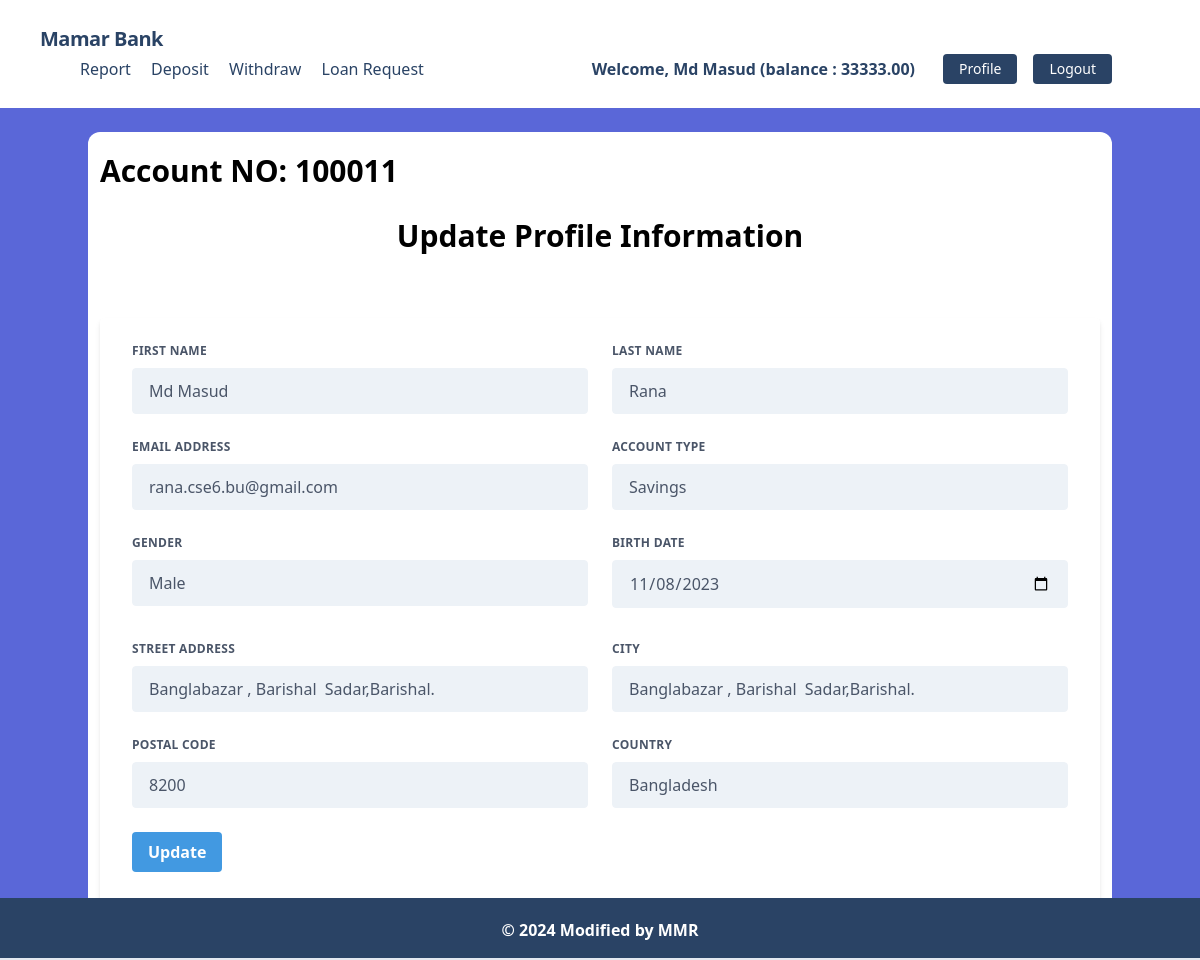
The app's page /accounts/profile/ (signed in) with its own data.
### accounts/models.py (models this page shows, shortened)
class UserBankAccount(models.Model):
    user = models.OneToOneField(User, related_name='account', on_delete=models.CASCADE)
    account_type = models.CharField(max_length=10, choices=ACCOUNT_TYPE)
    account_no = models.IntegerField(unique=True) # account no duijon user er kokhono same hobe na
    birth_date = models.DateField(null=True, blank=True)
    gender = models.CharField(max_length=10, choices=GENDER_TYPE)
    initial_deposite_date = models.DateField(auto_now_add=True)
    balance = models.DecimalField(default=0, max_digits=12, decimal_places=2) # ekjon user 12 digit obdi taka rakhte parbe, dui doshomik ghor obdi rakhte parben 1000.50

class UserAddress(models.Model):
    user = models.OneToOneField(User, related_name='address', on_delete=models.CASCADE)
    street_address = models.CharField(max_length=100)
    city = models.CharField(max_length= 100)
    postal_code = models.IntegerField()
    country = models.CharField(max_length=100)

### accounts/views.py (the view, shortened to what this page needs)
# urls.py: path('profile/', UserBankAccountUpdateView.as_view(), name='profile' )
class UserBankAccountUpdateView(View):
    template_name = 'accounts/profile.html'
    def get(self, request):
        form = UserUpdateForm(instance=request.user)
        return render(request, self.template_name, {'form': form})

### accounts/templates/accounts/profile.html (shortened to what this page needs)
{% extends 'base.html' %} {% load static %} {% block head_title %}Banking System{% endblock %} {% block content %}
<div class="bg-white px-3 py-4 rounded-xl my-6">
    <h4 class="font-bold text-3xl text-left pb-5">Account NO: {{request.user.account.account_no}}</h4>
    <h1 class="font-bold text-3xl text-center pb-5">Update Profile Information</h1>
    <div class="w-full mt-10">
        <form method="post" class="bg-white shadow-md rounded px-8 pt-6 pb-8 mb-4">
            <div class="flex flex-wrap -mx-3 mb-6">
                <div class="w-full md:w-1/2 px-3 mb-6 md:mb-0">
                    <label class="block uppercase tracking-wide text-gray-700 text-xs font-bold mb-2" for="{{ form.first_name.id_for_label }}">
                        {{ form.first_name.label }}
                    </label> {{ form.first_name }}
                </div>
                <div class="w-full md:w-1/2 px-3">
                    <label class="block uppercase tracking-wide text-gray-700 text-xs font-bold mb-2" for="{{ form.last_name.id_for_label }}">
                        {{ form.last_name.label }}
                    </label> {{ form.last_name }}
                </div>
            </div>
            <div class="flex flex-wrap -mx-3 mb-6">
                <div class="w-full md:w-1/2 px-3 mb-6 md:mb-0">
                    <label class="block uppercase tracking-wide text-gray-700 text-xs font-bold mb-2" for="{{ form.email.id_for_label }}">
                        {{ form.email.label }}
                    </label> {{ form.email }}
                </div>
                <div class="w-full md:w-1/2 px-3 mb-6 md:mb-0">
                    <label class="block uppercase tracking-wide text-gray-700 text-xs font-bold mb-2" for="{{ form.account_type.id_for_label }}">
                        {{ form.account_type.label }}
                    </label> {{ form.account_type }}
                </div>
            </div>
            <div class="flex flex-wrap -mx-3 mb-6">
                <div class="w-full md:w-1/2 px-3 mb-6 md:mb-0">
                    <label class="block uppercase tracking-wide text-gray-700 text-xs font-bold mb-2" for="{{ form.gender.id_for_label }}">
                        {{ form.gender.label }}
                    </label> {{ form.gender }}
                </div>
                <div class="w-full md:w-1/2 px-3 mb-6 md:mb-0">
                    <label class="block uppercase tracking-wide text-gray-700 text-xs font-bold mb-2" for="{{ form.birth_date.id_for_label }}">
                        {{ form.birth_date.label }}
                    </label> {{ form.birth_date }}
                </div>
            </div>
            <div class="flex flex-wrap -mx-3">
                <div class="w-full md:w-1/2 px-3 mb-6 md:mb-0">
                </div>
                <div class="w-full md:w-1/2 px-3 mb-6 md:mb-0">
                </div>
            </div>
            <div class="flex flex-wrap -mx-3 mb-6">
                <div class="w-full md:w-1/2 px-3 mb-6 md:mb-0">
                    <label class="block uppercase tracking-wide text-gray-700 text-xs font-bold mb-2" for="{{ form.street_address.id_for_label }}">
                        {{ form.street_address.label }}
                    </label> {{ form.street_address }}
                </div>
                <div class="w-full md:w-1/2 px-3">
                    <label class="block uppercase tracking-wide text-gray-700 text-xs font-bold mb-2" for="{{ form.city.id_for_label }}">
                        {{ form.city.label }}
                    </label> {{ form.city }}
                </div>
            </div>
            <div class="flex flex-wrap -mx-3 mb-6">
                <div class="w-full md:w-1/2 px-3 mb-6 md:mb-0">
                    <label class="block uppercase tracking-wide text-gray-700 text-xs font-bold mb-2" for="{{ form.postal_code.id_for_label }}">
                        {{ form.postal_code.label }}
                    </label> {{ form.postal_code }}
                </div>
                <div class="w-full md:w-1/2 px-3">
                    <label class="block uppercase tracking-wide text-gray-700 text-xs font-bold mb-2" for="{{ form.country.id_for_label }}">
                        {{ form.country.label }}
                    </label> {{ form.country }}
                </div>
            </div>
            <div class="flex items-center justify-between">
                <button class="bg-blue-500 hover:bg-blue-700 text-white font-bold py-2 px-4 rounded focus:outline-none focus:shadow-outline" type="submit">
                    Update
                </button>
            </div>
        </form>
    </div>
</div>
{% endblock %}

### core/templates/navbar.html (shortened to what this page needs)
<nav class="flex items-center justify-between flex-wrap bg-white p-6 px-10">
    <div class="flex items-center flex-shrink-0 text-white mr-6">
        <span class="font-semibold text-xl tracking-tight text-blue-900"><a href="/">Mamar Bank</a></span>
    </div>
    <div class="w-full block flex-grow lg:flex lg:items-center lg:w-auto px-10">
        {% if request.user.is_authenticated %}
            <div class="text-md lg:flex-grow">
                <a href="{% url 'transaction_report' %}" class="block mt-4 lg:inline-block lg:mt-0 text-blue-900 hover:text-red-900 hover:font-black mr-4">
                    Report
                </a>
                <a href="{% url 'deposit_money' %}" class="block mt-4 lg:inline-block lg:mt-0 text-blue-900 hover:text-red-900 hover:font-black mr-4">
                    Deposit
                </a>
                <a href="{% url 'withdraw_money' %}" class="block mt-4 lg:inline-block lg:mt-0 text-blue-900 hover:text-red-900 hover:font-black mr-4">
                    Withdraw
                </a>
                <a href="{% url 'loan_request' %}" class="block mt-4 lg:inline-block lg:mt-0 text-blue-900 hover:text-red-900 hover:font-black mr-4">
                    Loan Request
                </a>
            </div>
            <div class="flex w-auto">
                <div class="text-blue-900 my-auto font-black px-5">Welcome, {{ request.user.first_name }} (balance : {{request.user.account.balance}}) </div>
                <a href="{% url 'profile' %}" class="mx-2 inline-block font-medium text-sm px-4 py-2 leading-none bg-blue-900 rounded text-white border-white hover:border-transparent hover:text-dark hover:bg-red-700 mt-4 lg:mt-0">Profile</a>
                <a href="{% url 'logout' %}" class="mx-2 inline-block font-medium text-sm px-4 py-2 leading-none bg-blue-900 rounded text-white border-white hover:border-transparent hover:text-dark hover:bg-red-700 mt-4 lg:mt-0">Logout</a>
            </div>
        {% endif %}
    </div>
</nav>

### records on screen
UserAddress: street_address "Banglabazar , Barishal Sadar,Barishal.", city "Banglabazar , Barishal Sadar,Barishal.", country "Bangladesh"

### other values on screen
{{ request.user.first_name }} "Md Masud"
{{ request.user.account.balance }} "33333.00"
{{ request.user.account.account_no }} "100011"
